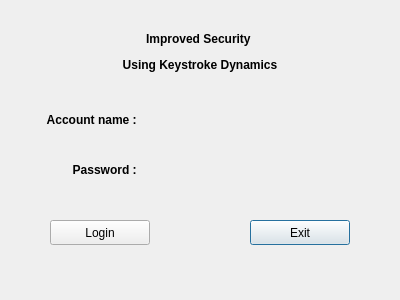
<?xml version="1.0" encoding="UTF-8"?>
<ui version="4.0">
 <class>loginDialog</class>
 <widget class="QDialog" name="loginDialog">
  <property name="enabled">
   <bool>true</bool>
  </property>
  <property name="geometry">
   <rect>
    <x>0</x>
    <y>0</y>
    <width>400</width>
    <height>300</height>
   </rect>
  </property>
  <property name="windowTitle">
   <string>Dialog</string>
  </property>
  <widget class="QPushButton" name="exitButton">
   <property name="geometry">
    <rect>
     <x>250</x>
     <y>220</y>
     <width>100</width>
     <height>25</height>
    </rect>
   </property>
   <property name="toolTip">
    <string>&lt;html&gt;&lt;head/&gt;&lt;body&gt;&lt;p align=&quot;center&quot;&gt;&lt;span style=&quot; font-weight:700;&quot;&gt;Login&lt;/span&gt;&lt;/p&gt;&lt;/body&gt;&lt;/html&gt;</string>
   </property>
   <property name="whatsThis">
    <string>&lt;html&gt;&lt;head/&gt;&lt;body&gt;&lt;p align=&quot;center&quot;&gt;&lt;span style=&quot; font-weight:700;&quot;&gt;Login&lt;/span&gt;&lt;/p&gt;&lt;/body&gt;&lt;/html&gt;</string>
   </property>
   <property name="text">
    <string>Exit</string>
   </property>
  </widget>
  <widget class="QLabel" name="userName">
   <property name="geometry">
    <rect>
     <x>20</x>
     <y>100</y>
     <width>120</width>
     <height>40</height>
    </rect>
   </property>
   <property name="text">
    <string>&lt;html&gt;&lt;head/&gt;&lt;body&gt;&lt;p align=&quot;right&quot;&gt;&lt;span style=&quot; font-weight:700;&quot;&gt;Account name : &lt;/span&gt;&lt;/p&gt;&lt;/body&gt;&lt;/html&gt;</string>
   </property>
  </widget>
  <widget class="QLabel" name="password">
   <property name="geometry">
    <rect>
     <x>20</x>
     <y>150</y>
     <width>120</width>
     <height>40</height>
    </rect>
   </property>
   <property name="text">
    <string>&lt;html&gt;&lt;head/&gt;&lt;body&gt;&lt;p align=&quot;right&quot;&gt;&lt;span style=&quot; font-weight:700;&quot;&gt;Password : &lt;/span&gt;&lt;/p&gt;&lt;/body&gt;&lt;/html&gt;</string>
   </property>
  </widget>
  <widget class="QToolButton" name="loginButton">
   <property name="geometry">
    <rect>
     <x>50</x>
     <y>220</y>
     <width>100</width>
     <height>25</height>
    </rect>
   </property>
   <property name="text">
    <string>Login</string>
   </property>
  </widget>
  <widget class="QLabel" name="title">
   <property name="geometry">
    <rect>
     <x>100</x>
     <y>15</y>
     <width>200</width>
     <height>75</height>
    </rect>
   </property>
   <property name="text">
    <string>&lt;html&gt;&lt;head/&gt;&lt;body&gt;&lt;p align=&quot;center&quot;&gt;&lt;span style=&quot; font-weight:700;&quot;&gt;Improved Security &lt;/span&gt;&lt;/p&gt;&lt;p align=&quot;center&quot;&gt;&lt;span style=&quot; font-weight:700;&quot;&gt;Using Keystroke Dynamics&lt;/span&gt;&lt;/p&gt;&lt;/body&gt;&lt;/html&gt;</string>
   </property>
  </widget>
  <widget class="QWidget" name="verticalLayoutWidget">
   <property name="geometry">
    <rect>
     <x>180</x>
     <y>100</y>
     <width>181</width>
     <height>41</height>
    </rect>
   </property>
   <layout class="QVBoxLayout" name="userLayout"/>
  </widget>
  <widget class="QWidget" name="verticalLayoutWidget_2">
   <property name="geometry">
    <rect>
     <x>180</x>
     <y>150</y>
     <width>181</width>
     <height>41</height>
    </rect>
   </property>
   <layout class="QVBoxLayout" name="pwdLayout"/>
  </widget>
 </widget>
 <resources/>
 <connections>
  <connection>
   <sender>exitButton</sender>
   <signal>clicked()</signal>
   <receiver>loginDialog</receiver>
   <slot>close()</slot>
   <hints>
    <hint type="sourcelabel">
     <x>299</x>
     <y>232</y>
    </hint>
    <hint type="destinationlabel">
     <x>199</x>
     <y>149</y>
    </hint>
   </hints>
  </connection>
 </connections>
</ui>
